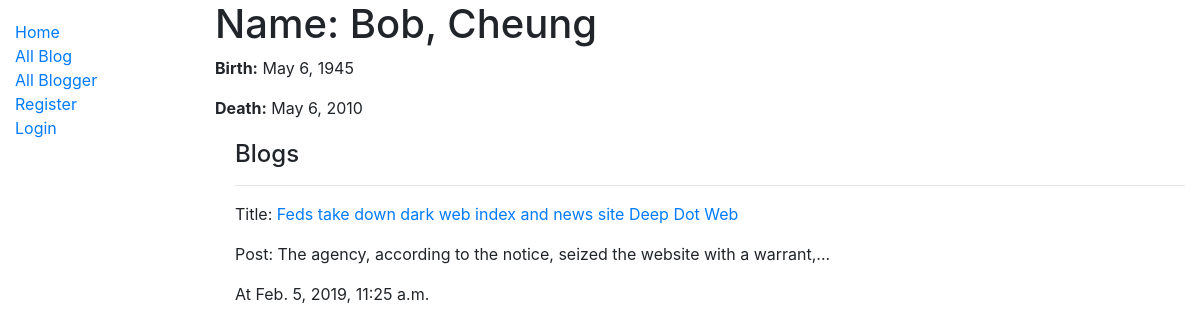
The app's page /blog/blogger/2 with its own data.
### blog/models.py (models this page shows, shortened)
class Blogger(models.Model):
    first_name = models.CharField(max_length=100)
    last_name = models.CharField(max_length=100)
    date_of_birth = models.DateField(null=True, blank=True)
    date_of_death = models.DateField('Died', null=True, blank=True)
    class Meta:
        ordering = ['last_name', 'first_name']

class Blog(models.Model):
    title = models.CharField(max_length=200)
    blogger = models.ForeignKey('Blogger', on_delete=models.SET_NULL, null=True)
    post = models.TextField(max_length=10000000, help_text='Enter a blog post')
    datetime = models.DateTimeField(null=False)
    class Meta:
        ordering = ['-datetime']
    def display_truncated_post(self):
        if len(self.post)>=72:
            return self.post[:71]+"..."
        else:
            return self.post
    def display_most_recent_comment(self):
        comment = "No " or Comment.objects.filter(blog=self.id)[0].content
        return comment
    display_most_recent_comment.short_description = 'Most Recent Comment'
    def get_absolute_url(self):
        return reverse('blog-detail', args=[str(self.id)])

### blog/views.py (the view)
# urls.py: path('blogger/<int:pk>', views.BloggerDetailView.as_view(), name='blogger-detail'),
class BloggerDetailView(generic.DetailView,MultipleObjectMixin):
    model = Blogger
    paginate_by = 1
    def get_context_data(self, **kwargs):
        object_list = Blog.objects.filter(blogger=self.object)
        context = super(BloggerDetailView, self).get_context_data(object_list=object_list, **kwargs)
        return context

### blog/templates/blog/blogger_detail.html
{% extends "base_generic.html" %}
{% block content %}
  <h1>Name: {{ blogger.first_name }}, {{blogger.last_name}}</h1>
  <p><strong>Birth:</strong> {{ blogger.date_of_birth }}</p>
  <p><strong>Death:</strong> {{ blogger.date_of_death }}</p>
  <div style="margin-left:20px;margin-top:20px">
    <h4>Blogs</h4>
    {% for blog in object_list %}
      <hr>
      <p>Title: <a href="{{blog.get_absolute_url}}">{{blog.title}}<a></p>
      <p>Post: {{blog.display_truncated_post}}</p>
      <p>At {{blog.datetime}}</p>
    {% endfor %}
  </div>
{% endblock %}

### records on screen
Blogger: first_name "Bob", last_name "Cheung", date_of_birth "May 6, 1945", date_of_death "May 6, 2010"
Blog: title "Feds take down dark web index and news site Deep Dot Web", display_truncated_post "The agency, according to the notice, seized the website with a warrant,...", datetime "Feb. 5, 2019, 11:25 a.m."
